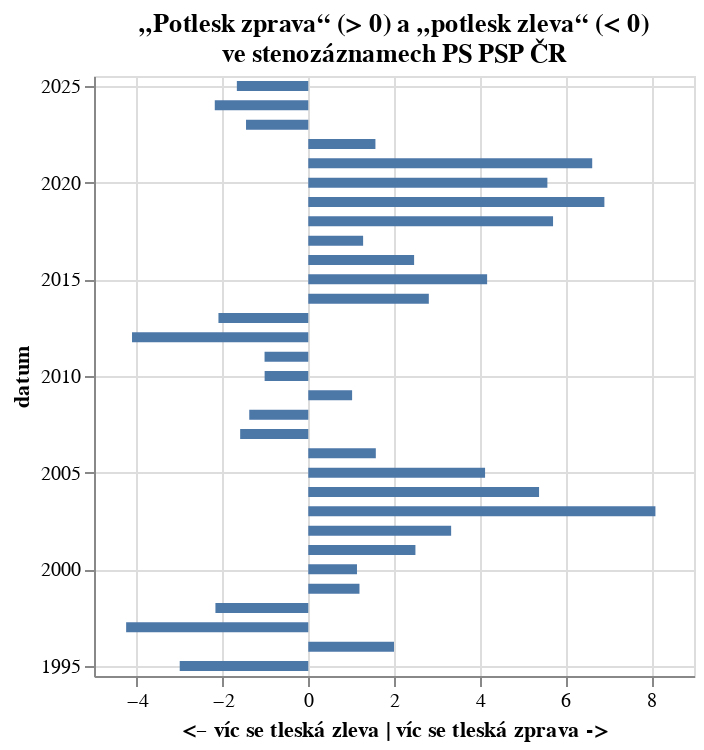

The code cell stored with this chart in its notebook:
### Markdown cell above
## Po 13 letech se víc tleská zleva!

### Code cell
alt.Chart(
    pravolevo.to_pandas(),
    title=["„Potlesk zprava“ (> 0) a „potlesk zleva“ (< 0)","ve stenozáznamech PS PSP ČR"]
).mark_bar().encode(alt.Y('datum:T'),alt.X('pravo-levo:Q',axis=alt.Axis(title="<– víc se tleská zleva | víc se tleská zprava ->")))

### Figure 1 — Vega-Lite specification as saved in the notebook (floating-point values rounded to 4 significant figures)
{"config": {"view": {"continuousWidth": 300, "continuousHeight": 300}}, "data": {"name": "data-db4101da5041635b7f878d9a4d71198d"}, "mark": {"type": "bar"}, "encoding": {"x": {"axis": {"title": "<– víc se tleská zleva | víc se tleská zprava ->"}, "field": "pravo-levo", "type": "quantitative"}, "y": {"field": "datum", "type": "temporal"}}, "title": ["„Potlesk zprava“ (> 0) a „potlesk zleva“ (< 0)", "ve stenozáznamech PS PSP ČR"], "$schema": "https://vega.github.io/schema/vega-lite/v5.8.0.json", "datasets": {"data-db4101da5041635b7f878d9a4d71198d": [{"datum": "1995-01-01T00:00:00", "zleva": 0.0003451, "datum_right": "1995-01-01T00:00:00", "zprava": 0.000115, "pravo-levo": -3.0}, {"datum": "1996-01-01T00:00:00", "zleva": 0.0003283, "datum_right": "1996-01-01T00:00:00", "zprava": 0.0006565, "pravo-levo": 2.0}, {"datum": "1997-01-01T00:00:00", "zleva": 0.00107, "datum_right": "1997-01-01T00:00:00", "zprava": 0.0002517, "pravo-levo": -4.25}, {"datum": "1998-01-01T00:00:00", "zleva": 0.001139, "datum_right": "1998-01-01T00:00:00", "zprava": 0.0005257, "pravo-levo": -2.167}, {"datum": "1999-01-01T00:00:00", "zleva": 0.001842, "datum_right": "1999-01-01T00:00:00", "zprava": 0.0022, "pravo-levo": 1.194}, {"datum": "2000-01-01T00:00:00", "zleva": 0.0009772, "datum_right": "2000-01-01T00:00:00", "zprava": 0.00111, "pravo-levo": 1.136}, {"datum": "2001-01-01T00:00:00", "zleva": 0.0003109, "datum_right": "2001-01-01T00:00:00", "zprava": 0.0007772, "pravo-levo": 2.5}, {"datum": "2002-01-01T00:00:00", "zleva": 0.000387, "datum_right": "2002-01-01T00:00:00", "zprava": 0.00129, "pravo-levo": 3.333}, {"datum": "2003-01-01T00:00:00", "zleva": 0.0004778, "datum_right": "2003-01-01T00:00:00", "zprava": 0.00387, "pravo-levo": 8.1}, {"datum": "2004-01-01T00:00:00", "zleva": 0.0006659, "datum_right": "2004-01-01T00:00:00", "zprava": 0.003586, "pravo-levo": 5.385}, {"datum": "2005-01-01T00:00:00", "zleva": 0.0006304, "datum_right": "2005-01-01T00:00:00", "zprava": 0.002601, "pravo-levo": 4.125}, {"datum": "2006-01-01T00:00:00", "zleva": 0.001798, "datum_right": "2006-01-01T00:00:00", "zprava": 0.002833, "pravo-levo": 1.576}, {"datum": "2007-01-01T00:00:00", "zleva": 0.005464, "datum_right": "2007-01-01T00:00:00", "zprava": 0.003438, "pravo-levo": -1.589}, {"datum": "2008-01-01T00:00:00", "zleva": 0.004093, "datum_right": "2008-01-01T00:00:00", "zprava": 0.002972, "pravo-levo": -1.377}, {"datum": "2009-01-01T00:00:00", "zleva": 0.004443, "datum_right": "2009-01-01T00:00:00", "zprava": 0.004543, "pravo-levo": 1.022}, {"datum": "2010-01-01T00:00:00", "zleva": 0.008548, "datum_right": "2010-01-01T00:00:00", "zprava": 0.008392, "pravo-levo": -1.019}, {"datum": "2011-01-01T00:00:00", "zleva": 0.008436, "datum_right": "2011-01-01T00:00:00", "zprava": 0.008267, "pravo-levo": -1.02}, {"datum": "2012-01-01T00:00:00", "zleva": 0.01731, "datum_right": "2012-01-01T00:00:00", "zprava": 0.004209, "pravo-levo": -4.113}, {"datum": "2013-01-01T00:00:00", "zleva": 0.01103, "datum_right": "2013-01-01T00:00:00", "zprava": 0.005263, "pravo-levo": -2.096}, {"datum": "2014-01-01T00:00:00", "zleva": 0.00539, "datum_right": "2014-01-01T00:00:00", "zprava": 0.01516, "pravo-levo": 2.812}, {"datum": "2015-01-01T00:00:00", "zleva": 0.003816, "datum_right": "2015-01-01T00:00:00", "zprava": 0.01592, "pravo-levo": 4.173}, {"datum": "2016-01-01T00:00:00", "zleva": 0.00364, "datum_right": "2016-01-01T00:00:00", "zprava": 0.008987, "pravo-levo": 2.469}, {"datum": "2017-01-01T00:00:00", "zleva": 0.003819, "datum_right": "2017-01-01T00:00:00", "zprava": 0.004885, "pravo-levo": 1.279}, {"datum": "2018-01-01T00:00:00", "zleva": 0.002186, "datum_right": "2018-01-01T00:00:00", "zprava": 0.01249, "pravo-levo": 5.711}, {"datum": "2019-01-01T00:00:00", "zleva": 0.001333, "datum_right": "2019-01-01T00:00:00", "zprava": 0.009212, "pravo-levo": 6.909}, {"datum": "2020-01-01T00:00:00", "zleva": 0.000806, "datum_right": "2020-01-01T00:00:00", "zprava": 0.004497, "pravo-levo": 5.579}, {"datum": "2021-01-01T00:00:00", "zleva": 0.0003965, "datum_right": "2021-01-01T00:00:00", "zprava": 0.002627, "pravo-levo": 6.625}, {"datum": "2022-01-01T00:00:00", "zleva": 0.004322, "datum_right": "2022-01-01T00:00:00", "zprava": 0.006772, "pravo-levo": 1.567}, {"datum": "2023-01-01T00:00:00", "zleva": 0.00617, "datum_right": "2023-01-01T00:00:00", "zprava": 0.004247, "pravo-levo": -1.453}, {"datum": "2024-01-01T00:00:00", "zleva": 0.005958, "datum_right": "2024-01-01T00:00:00", "zprava": 0.002731, "pravo-levo": -2.182}, {"datum": "2025-01-01T00:00:00", "zleva": 0.002385, "datum_right": "2025-01-01T00:00:00", "zprava": 0.001431, "pravo-levo": -1.667}]}}
